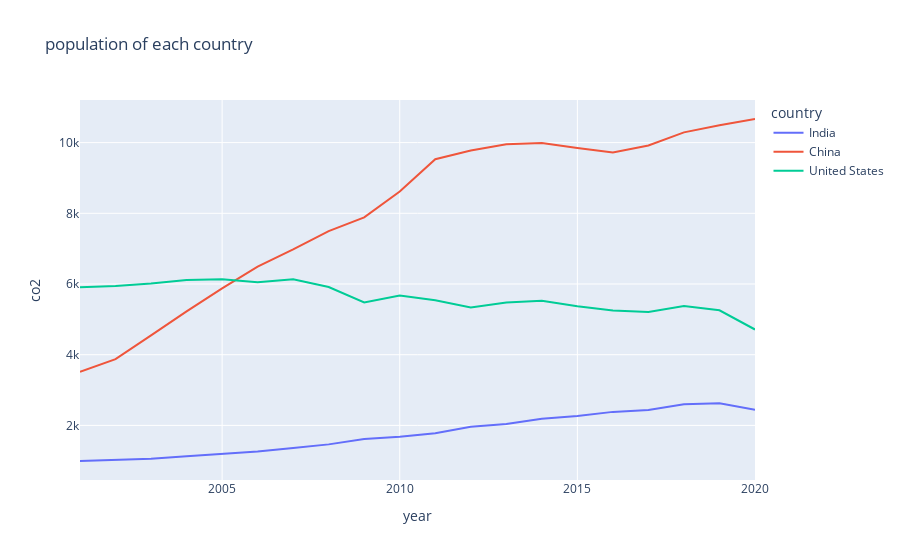

This figure's notebook cell:
### Code cell
fig = px.line(df, x="year", y="co2", title='population of each country',color='country')
fig.show()

### Figure 1 — Plotly figure (JSON) as saved in the notebook; plotly's stock layout.template omitted (floating-point values rounded to 4 significant figures)
{"data": [{"hovertemplate": "country=India<br>year=%{x}<br>co2=%{y}<extra></extra>", "legendgroup": "India", "line": {"color": "#636efa", "dash": "solid"}, "mode": "lines", "name": "India", "orientation": "v", "showlegend": true, "type": "scatter", "x": [2001, 2002, 2003, 2004, 2005, 2006, 2007, 2008, 2009, 2010, 2011, 2012, 2013, 2014, 2015, 2016, 2017, 2018, 2019, 2020], "xaxis": "x", "y": [992.6, 1023.0, 1060.0, 1125.0, 1186.0, 1260.0, 1358.0, 1463.0, 1613.0, 1678.0, 1780.0, 1964.0, 2037.0, 2186.0, 2269.0, 2382.0, 2434.0, 2600.0, 2626.0, 2442.0], "yaxis": "y"}, {"hovertemplate": "country=China<br>year=%{x}<br>co2=%{y}<extra></extra>", "legendgroup": "China", "line": {"color": "#EF553B", "dash": "solid"}, "mode": "lines", "name": "China", "orientation": "v", "showlegend": true, "type": "scatter", "x": [2001, 2002, 2003, 2004, 2005, 2006, 2007, 2008, 2009, 2010, 2011, 2012, 2013, 2014, 2015, 2016, 2017, 2018, 2019, 2020], "xaxis": "x", "y": [3515.0, 3873.0, 4545.0, 5224.0, 5877.0, 6489.0, 6979.0, 7497.0, 7887.0, 8617.0, 9529.0, 9776.0, 9953.0, 9986.0, 9848.0, 9720.0, 9920.0, 10290.0, 10490.0, 10670.0], "yaxis": "y"}, {"hovertemplate": "country=United States<br>year=%{x}<br>co2=%{y}<extra></extra>", "legendgroup": "United States", "line": {"color": "#00cc96", "dash": "solid"}, "mode": "lines", "name": "United States", "orientation": "v", "showlegend": true, "type": "scatter", "x": [2001, 2002, 2003, 2004, 2005, 2006, 2007, 2008, 2009, 2010, 2011, 2012, 2013, 2014, 2015, 2016, 2017, 2018, 2019, 2020], "xaxis": "x", "y": [5905.0, 5947.0, 6012.0, 6114.0, 6135.0, 6052.0, 6131.0, 5914.0, 5478.0, 5676.0, 5540.0, 5339.0, 5474.0, 5523.0, 5372.0, 5248.0, 5208.0, 5375.0, 5256.0, 4713.0], "yaxis": "y"}], "layout": {"legend": {"title": {"text": "country"}, "tracegroupgap": 0}, "title": {"text": "population of each country"}, "xaxis": {"anchor": "y", "domain": [0, 1], "title": {"text": "year"}}, "yaxis": {"anchor": "x", "domain": [0, 1], "title": {"text": "co2"}}}}
